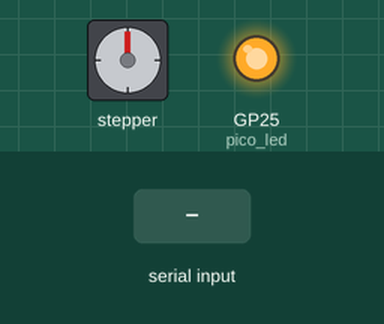
This program was run on a simulated Raspberry Pi Pico running MicroPython. On the bench: stepper motor, output pins drawn as LEDs (lit = HIGH). Inputs (shaded band) come from the test bench. The stepper is drawn at 2048 steps a turn; pins used as bus, display or sensor lines are not drawn; what the program prints to the serial console is not drawn.

Above: at 1.2 s.
1.3 s: "5" typed at the serial console, then Enter
2.8 s: "1" typed at the serial console, then Enter
Timing chart, 0 to 5.8 s (numbered marks = the images above; inputs shaded):
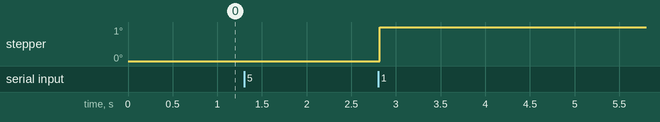

Measured:
- after the input at 1.3 s, every drawn part: stays the same

The program:

stepper_Interactive.py
```python
# stepper_Interactive.py - Interactively set the speed and
#   direction of the 28BYJ-48 Stepper Motor in full-step mode
# ---------------------------------------------------------------

from machine import Pin
from time import sleep, sleep_ms

# Define GPIO pins connected to the input pins (IN1-IN4) of the
#   ULN2003 Motor Driver
coil_A = Pin(21, Pin.OUT)  # GPIO21
coil_B = Pin(20, Pin.OUT)
coil_C = Pin(19, Pin.OUT)
coil_D = Pin(18, Pin.OUT)
MOTOR_COILS = [coil_A, coil_B, coil_C, coil_D]

# Define single phase ON sequence
SEQUENCE_SINGLE_PHASE = [
    [1, 0, 0, 0], # Step 0: Coil A ON | Blue
    [0, 1, 0, 0], # Step 1: Coil B ON | Pink
    [0, 0, 1, 0], # Step 2: Coil C ON | Yellow
    [0, 0, 0, 1], # Step 3: Coil D ON | Orange
]

# Define two phase ON sequence
SEQUENCE_TWO_PHASE = [
    [1, 1, 0, 0], # Step 1: Coil A & B ON | Blue & Pink
    [0, 1, 1, 0], # Step 3: Coil B & C ON | Pink & Yellow
    [0, 0, 1, 1], # Step 5: Coil C & D ON | Yellow & Orange
    [1, 0, 0, 1]  # Step 7: Coil D & A ON | Orange & Blue
]

# Number of steps per output shaft rotation
FULL_STEPS_PER_REVOLUTION = 2048

# Minimum and maximum delays between steps
MIN_DELAY = 1
MAX_DELAY = 20

# Initialize the current step sequence
step_sequence = SEQUENCE_SINGLE_PHASE
len_step_sequence = len(SEQUENCE_SINGLE_PHASE)
pos_step_sequence = 0  # starting step in the sequence

# Rotate the motor by a number of steps in a given
#   direction: "+" = forward; "-" = backward
def step_motor(steps=0, step_delay_ms=5):
    if (step_delay_ms < MIN_DELAY or step_delay_ms > MAX_DELAY):
        raise ValueError(f"step_delay_ms should be an integer "
                         f"between {MIN_DELAY} and {MAX_DELAY}.")
        return
    global pos_step_sequence

    for _ in range(abs(steps)):

        # Set the state of each motor coil for the step in the
        #   sequence
        step = step_sequence[pos_step_sequence]
        for i, pin_val in enumerate(step):
            MOTOR_COILS[i].value(pin_val)
        sleep_ms(step_delay_ms)  # delay between steps
                                 #   (typically 1ms-5ms)

        # Direction is forward (clockwise)
        if steps >= 0:
            # Increment step sequence index, wrapping around to
            #   the beginning of the sequence if it exceeds the
            #    sequence length
            pos_step_sequence = (pos_step_sequence + 1) \
                                % len_step_sequence
        # Direction is backward (counter-clockwise)
        else:
            # Decrement the step sequence index
            pos_step_sequence = (pos_step_sequence - 1) \
                                % len_step_sequence
            # Wrap around to the end of the sequence if the
            #   index < 0
            if pos_step_sequence < 0:
                pos_step_sequence = len_step_sequence - 1

    return steps

# Stop the motor by turning off all the motor coils
def stop_motor():
    print("Stopping motor")
    for coil in MOTOR_COILS:
        coil.value(0) # turn off motor coil

def interactive_control():
    while True:
        # Get steps and delay between steps
        steps = int(input(f"Steps (must be between "
                          f"-{FULL_STEPS_PER_REVOLUTION} and "
                          f"{FULL_STEPS_PER_REVOLUTION}): "))
        step_delay_ms = int(input("Step delay in ms (e.g. 5): "))
        step_motor(steps, step_delay_ms)

if __name__ == "__main__":
    # Pico onboard LED
    pico_led = Pin("LED", Pin.OUT)

    # Turn on Pico onboard LED
    pico_led.on()

    try:
        # Run motor interactively
        interactive_control()

    # Keyboard interrupt caught
    except KeyboardInterrupt:
        print("\nUser interrupted the program")

    # Unexpected error
    except Exception as e:
        print(f"An unexpected error occurred: {e}")

    # Stop the motor
    finally:

        # Turn off the motor
        stop_motor()

        print("\nMotor control terminated.")

    # Turn off Pico onboard LED
    pico_led.off()
```
